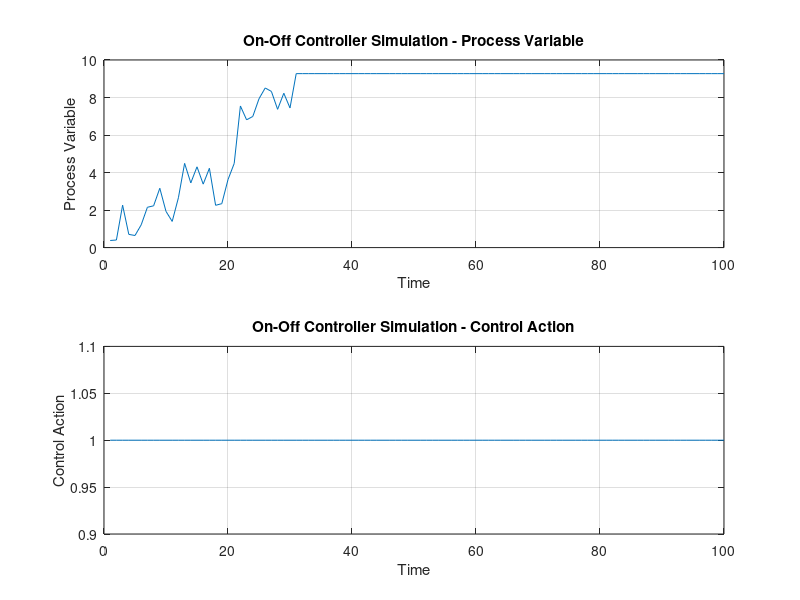

This figure's MATLAB source:
setpoint = 10;
process_variable = 0;

on_threshold = 1;
off_threshold = 0.5;
increase_rate_fill = 0.01;
decrease_rate_empty = 0.2;

% Arrays to store data for plotting
time_values = 1:100;
process_values = zeros(size(time_values));
control_values = zeros(size(time_values));

for time = time_values
    error = setpoint - process_variable;
    
    if error > on_threshold
        control_action = 1;
        process_variable = process_variable + randn() + increase_rate_fill * time;
    elseif error < off_threshold
        control_action = 0;
        process_variable = process_variable + randn() - decrease_rate_empty * time;
    end
    

    process_values(time) = process_variable;
    control_values(time) = 1 * control_action; 
end

% Plotting
figure;

% Plot Process Variable
subplot(2, 1, 1);
plot(time_values, process_values);
xlabel('Time');
ylabel('Process Variable');
title('On-Off Controller Simulation - Process Variable');
grid on;

% Plot Magnified Control Action
subplot(2, 1, 2);
stairs(time_values, control_values);  % Use stairs for a step-like plot of control action
xlabel('Time');
ylabel('Control Action');
title('On-Off Controller Simulation - Control Action');
grid on;
process_variable=10;


